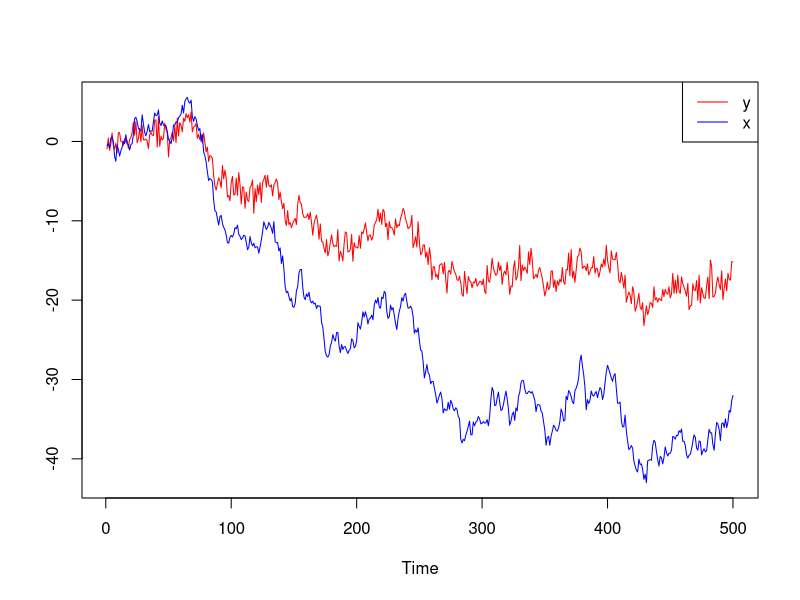

Here is the R script that generated this plot: (Note: this script raises an error after producing the figure.)
library(tseries)
set.seed(123)
Tt=500
gamma = 0.5
a = lapply(1:10000, function(x)
{
  rw= cumsum(rnorm(Tt))
  y = gamma*rw + rnorm(Tt)
  
  ts(cbind('y'=y, 'x' = rw),start=1)
}
  )

t_stat = sapply(a, function(d) {mod = summary(lm(y~x, data = d)); mod$coefficients[2,3] - gamma/mod$coefficients[2,2]})

plot(a[[3]],plot.type='single',col = c('red', 'blue'), ylab = '')
legend('topright',legend = c('y', 'x'), col = c('red','blue'), lty = c(1,1))
plot(density(slope_reg),main = expression('Distribuição de '~over(hat(gamma)-gamma,se(hat(gamma)))~' em amostras repetidas'), xlab='', cex.main=0.9)
